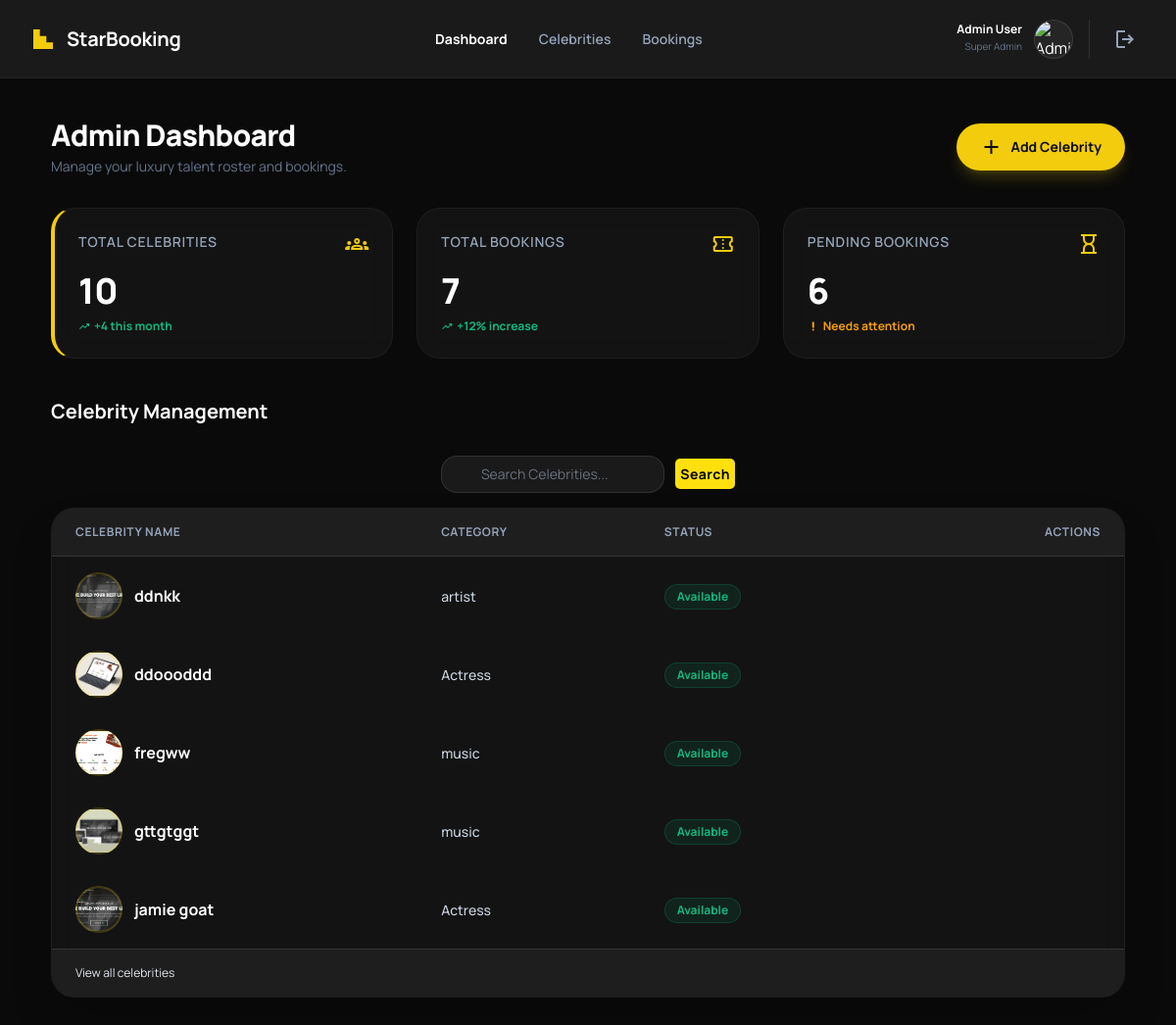
The page /dashboard/ (signed in) on the database its author committed.
### booking/models.py (models this page shows, shortened)
class Celebrity(models.Model):
    CURRENCY_CHOICES = [
        ('USD', 'US Dollar ($)'),
        ('EUR', 'Euro (€)'),
        ('GBP', 'British Pound (£)'),
        ('AUD', 'Australian Dollar (A$)'),
        ('CAD', 'Canadian Dollar (C$)'),
        ('JPY', 'Japanese Yen (¥)'),
        ('CNY', 'Chinese Yuan (¥)'),
        ('INR', 'Indian Rupee (₹)'),
    ]
    name = models.CharField(max_length=100)
    slug = models.SlugField(unique=True, blank=True)
    image = models.ImageField(upload_to='celebrities/')
    instagram = models.URLField(max_length=500, blank=True, null=True)
    tweeter = models.URLField(max_length=500, blank=True, null=True)
    fbk = models.URLField(max_length=500, blank=True, null=True)
    youtube = models.URLField(max_length=500, blank=True, null=True)
    category = models.CharField(max_length=100)
    bio = models.TextField(default="", blank=True)
    extra = models.TextField(default="", blank=True)
    price_range = models.CharField(max_length=100)
    stagename = models.CharField(max_length=100,blank=True,
    null=True)
    currency = models.CharField(
        max_length=20,
        choices=CURRENCY_CHOICES,
        default='USD'
    )
    available = models.BooleanField(default=True)

### booking/views.py (the view)
# urls.py: path('dashboard/', views.dashboard, name='dashboard'),
@user_passes_test(is_admin, login_url='admin_login')
def dashboard(request):
    query = request.GET.get('q')
    all_celebrities = Celebrity.objects.order_by('name')
    bookings = Booking.objects.all()
    if query:
        celebrities = all_celebrities.filter(name__icontains=query)[:5]
    else:
        celebrities = all_celebrities[:5]
    total_celebs = all_celebrities.count()
    total_booking = bookings.count() or 0
    pending_bookings = Booking.objects.filter(status='pending').count()
    return render(request, 'dashboard.html', {
        'celebrities': celebrities,
        'bookings': bookings,
        'total_celebs': total_celebs,
        'total_booking' : total_booking,
        'pending_bookings': pending_bookings,
    })

### booking/views.py (called while the page is built)
def is_admin(user):
    return user.is_staff

### templates/dashboard.html (shortened to what this page needs)
{% load static %}
<!DOCTYPE html>
<html class="dark" lang="en">
<head>
    <script src="https://cdn.tailwindcss.com?plugins=forms,container-queries"></script>
    <script id="tailwind-config">
        tailwind.config = {
            darkMode: "class",
            theme: {
                extend: {
                    colors: {
                        "primary": "#f2cc0d",
                        "background-light": "#f8f8f5",
                        "background-dark": "#0a0a0a",
                        "surface-dark": "#1a1a1a",
                        "border-gold": "rgba(242, 204, 13, 0.2)",
                    },
                    fontFamily: {
                        "display": ["Manrope", "sans-serif"]
                    },
                    borderRadius: {"DEFAULT": "0.5rem", "lg": "1rem", "xl": "1.5rem", "full": "9999px"},
                    screens: {
                        'xs': '475px',
                    },
                },
            },
        }
    </script>
</head>
<body class="bg-background-light dark:bg-background-dark font-display text-slate-900 dark:text-white min-h-screen ">
<header class="h-20 bg-background-light dark:bg-surface-dark border-b border-slate-200 dark:border-white/5 sticky top-0 z-50">
<div class="max-w-7xl mx-auto px-8 h-full flex items-center justify-between">
<div class="flex items-center gap-3 text-background-dark dark:text-white cursor-pointer hover:opacity-80 transition-opacity">
<div class="size-6 text-primary">
<svg fill="currentColor" viewbox="0 0 48 48" xmlns="http://www.w3.org/2000/svg">
<path d="M4 4H17.3334V17.3334H30.6666V30.6666H44V44H4V4Z"></path>
</svg>
</div>
<h2 class="text-xl font-bold leading-tight tracking-[-0.015em]">StarBooking</h2>
</div>
<nav class="hidden md:flex items-center gap-8">
<a class="nav-link-active text-sm font-bold transition-colors" href="{% url 'dashboard' %}">Dashboard</a>
<a class="text-slate-500 dark:text-slate-400 hover:text-primary text-sm font-semibold transition-colors" href="{% url 'celeb_all' %}">Celebrities</a>
<a class="text-slate-500 dark:text-slate-400 hover:text-primary text-sm font-semibold transition-colors" href="{% url 'bookings' %}">Bookings</a>
</nav>
<div class="flex items-center gap-4">
<div class="flex items-center gap-3 pr-4 border-r border-slate-200 dark:border-white/10">
<a href="{% url 'user_profile' %}"><div class="text-right hidden sm:block">
<p class="text-xs font-bold dark:text-white leading-none">Admin User</p>
<p class="text-[10px] text-slate-500 mt-1">Super Admin</p>
</div></a>
<div class="w-10 h-10 rounded-full bg-white/5 border border-white/10 flex items-center justify-center overflow-hidden">
<img alt="Admin Avatar" class="w-full h-full object-cover" src="https://lh3.googleusercontent.com/aida-public/AB6AXuCcT307JC4VzWBaHYUCcEP7OSz7jQx56Fz3kWUMo_IXqUH3lY6Gv6klHiJSbBXCPWGOsLGhDhbi0384S0K6ILkQpWaLnI3FUddmKqNzLydCcrI--QvBTQTcVGn_Sv1nTCf6PRff8SUMfWQRt2A0s1ta7D6h7tO3z2mZTgRKTJOzBqjzVpCSXlIaNG9B8BGM53llPy9McOnmrRBuzeHkx8ya2B--dIh4VEXIParFaYhkkz8bCmQspdny2XrgXwMHannBh0YVNmwBG9A"/>
</div>
</div>
<form method="POST" action="{% url 'admin_logout' %}">
<button type="submit" class="flex items-center justify-center w-10 h-10 rounded-xl hover:bg-red-500/10 text-slate-400 hover:text-red-500 transition-colors" title="Logout">
<span class="material-symbols-outlined">logout</span>
</button>
</form>
</div>
</div>
</header>
    <main class="flex-1 flex flex-col overflow-y-auto ps-5 pe-5 ">
        <div class="max-w-7xl w-full mx-auto px-4 sm:px-6 lg:px-8 py-6 lg:py-10">
            <div class="flex flex-col xs:flex-row items-start xs:items-center justify-between gap-4 mb-6 lg:mb-8">
                <div>
                    <h2 class="text-2xl lg:text-3xl font-black tracking-tight dark:text-white">Admin Dashboard</h2>
                    <p class="text-slate-500 text-sm mt-1">Manage your luxury talent roster and bookings.</p>
                </div>
                <a href="{% url 'add_celebrity' %}" class="flex items-center justify-center gap-2 h-12 px-4 lg:px-6 rounded-xl bg-primary text-background-dark font-bold text-sm hover:brightness-110 transition-all shadow-lg shadow-primary/20 w-full xs:w-auto">
                    <span class="material-symbols-outlined">add</span>
                    <span>Add Celebrity</span>
                </a>
            </div>
            <div class="grid grid-cols-1 sm:grid-cols-2 lg:grid-cols-3 gap-4 lg:gap-6 mb-8 lg:mb-10">
                <div class="glass-card p-4 lg:p-6 rounded-xl border-l-4 border-l-primary">
                    <div class="flex justify-between items-start mb-3 lg:mb-4">
                        <p class="text-slate-500 dark:text-slate-400 text-xs lg:text-sm font-semibold uppercase tracking-wider">Total Celebrities</p>
                        <span class="material-symbols-outlined text-primary">groups</span>
                    </div>
                    <p class="text-3xl lg:text-4xl font-extrabold dark:text-white">{{ total_celebs }}</p>
                    <p class="text-xs text-emerald-500 font-bold mt-2 flex items-center gap-1">
                        <span class="material-symbols-outlined text-xs">trending_up</span> +4 this month
                    </p>
                </div>
                <div class="glass-card p-4 lg:p-6 rounded-xl">
                    <div class="flex justify-between items-start mb-3 lg:mb-4">
                        <p class="text-slate-500 dark:text-slate-400 text-xs lg:text-sm font-semibold uppercase tracking-wider">Total Bookings</p>
                        <span class="material-symbols-outlined text-primary">confirmation_number</span>
                    </div>
                    <p class="text-3xl lg:text-4xl font-extrabold dark:text-white">{{ total_booking }}</p>
                    <p class="text-xs text-emerald-500 font-bold mt-2 flex items-center gap-1">
                        <span class="material-symbols-outlined text-xs">trending_up</span> +12% increase
                    </p>
                </div>
                <div class="glass-card p-4 lg:p-6 rounded-xl sm:col-span-2 lg:col-span-1">
                    <div class="flex justify-between items-start mb-3 lg:mb-4">
                        <p class="text-slate-500 dark:text-slate-400 text-xs lg:text-sm font-semibold uppercase tracking-wider">Pending Bookings</p>
                        <span class="material-symbols-outlined text-primary">hourglass_empty</span>
                    </div>
                    <p class="text-3xl lg:text-4xl font-extrabold dark:text-white">{{ pending_bookings }}</p>
                    <p class="text-xs text-amber-500 font-bold mt-2 flex items-center gap-1">
                        <span class="material-symbols-outlined text-xs">priority_high</span> Needs attention
                    </p>
                </div>
            </div>
            <div class="mb-4 lg:mb-6 flex flex-col sm:flex-row items-start sm:items-center justify-between gap-4">
                <h3 class="text-lg lg:text-xl font-bold dark:text-white">Celebrity Management</h3>
            </div>
            <div class="schbx">
                <form method="get" action="{% url 'dashboard' %}">
                        <input  type="search" name="q" value="{{ request.GET.q }}" class="bg-surface-dark border-white/10 rounded-lg pl-10 pr-4 py-2 text-sm focus:ring-primary focus:border-primary text-white w-50" placeholder="Search Celebrities..."/>
                        {% if request.GET.q %}
                        <a href="{% url 'dashboard' %}" class="sch2">Clear search</a>
                        {% else %}
                        <button type="submit" class="sch">Search</button>
                        {% endif %}
                        </form>
                    </div>
            <div class="glass-card rounded-xl overflow-hidden border border-white/5 shadow-2xl">
                <div class="overflow-x-auto">
                    <table class="w-full text-left border-collapse min-w-[640px]">
                        <thead>
                            <tr class="bg-white/5 border-b border-white/10">
                                <th class="px-4 lg:px-6 py-3 lg:py-4 text-xs font-bold uppercase tracking-wider text-slate-400">Celebrity Name</th>
                                <th class="px-4 lg:px-6 py-3 lg:py-4 text-xs font-bold uppercase tracking-wider text-slate-400">Category</th>
                                <th class="px-4 lg:px-6 py-3 lg:py-4 text-xs font-bold uppercase tracking-wider text-slate-400">Status</th>
                                <th class="px-4 lg:px-6 py-3 lg:py-4 text-xs font-bold uppercase tracking-wider text-slate-400 text-right">Actions</th>
                            </tr>
                        </thead>
                        <tbody class="divide-y divide-white/5">
                             {% for celeb in celebrities %}
                            <tr class="hover:bg-white/5 transition-colors group">
                                <td class="px-4 lg:px-6 py-3 lg:py-4">
                                    <div class="flex items-center gap-3">
                                        <div class="w-10 h-10 lg:w-12 lg:h-12 rounded-full bg-cover bg-center border-2 border-primary/20" data-alt="Portrait of Alex Rivera, a musician" style="background-image: url('{{ celeb.image.url }}'); background-repeat: no-repeat; background-size:cover;"></div>
                                        <div>
                                            <p class="font-bold dark:text-white text-sm lg:text-base">{{ celeb.name }}</p>
                                        </div>
                                    </div>
                                </td>
                                <td class="px-4 lg:px-6 py-3 lg:py-4">
                                    <span class="text-sm font-medium dark:text-slate-300">{{ celeb.category }}</span>
                                </td>
                                <td class="px-4 lg:px-6 py-3 lg:py-4">
                                    <span class="inline-flex items-center px-2 lg:px-3 py-1 rounded-full text-xs font-bold bg-emerald-500/10 text-emerald-500 border border-emerald-500/20">
                                        Available
                                    </span>
                                </td>
                                <td class="px-4 lg:px-6 py-3 lg:py-4 text-right">
                                </td>
                            </tr>
                        </tbody>
                        {% endfor %}
                    </table>
                </div>
                <div class="px-4 lg:px-6 py-3 lg:py-4 bg-white/5 border-t border-white/10 flex flex-col sm:flex-row items-center justify-between gap-4">
                    <a href="{% url 'celeb_all' %}" class="text-xs text-slate-200">View all celebrities</p>
                </div>
            </div>
        </div>
    </main>
</body>
</html>

### templates/dashboard.html (style rules this page uses)
.schbx { border:0px solid red; width:fit-content; margin:0 auto; display: flex; justify-content: center; align-items: center; margin-bottom:15px; }
.sch { border:0px solid red; width:fit-content; height: fit-content; margin-top:10px; margin-left:8px; font-size:14px; padding:5px; background-color: #FFE00E; color: black; font-weight:bold; letter-spacing:0.5px; border-radius:5px; }
.material-symbols-outlined { font-variation-settings: 'FILL' 0, 'wght' 400, 'GRAD' 0, 'opsz' 24; }
.glass-card { background: rgba(26, 26, 26, 0.6); backdrop-filter: blur(12px); -webkit-backdrop-filter: blur(12px); border: 1px solid rgba(255, 255, 255, 0.05); }
body { font-family: 'Manrope', sans-serif; }

### rows shown on the page
Celebrity: image (picture), name "ddnkk", category "artist"
Celebrity: image (picture), name "ddoooddd", category "Actress"
Celebrity: image (picture), name "fregww", category "music"
Celebrity: image (picture), name "gttgtggt", category "music"
Celebrity: image (picture), name "jamie goat", category "Actress"

### other values the page prints
{{ total_celebs }} "10"
{{ total_booking }} "7"
{{ pending_bookings }} "6"
